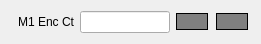
  <widget class="QWidget" name="layoutWidget_28">
   <property name="geometry">
    <rect>
     <x>680</x>
     <y>190</y>
     <width>261</width>
     <height>26</height>
    </rect>
   </property>
   <layout class="QHBoxLayout" name="horizontalLayout_33">
    <item>
     <widget class="QLabel" name="m1encct_label">
      <property name="text">
       <string>M1 Enc Ct</string>
      </property>
      <property name="alignment">
       <set>Qt::AlignRight|Qt::AlignTrailing|Qt::AlignVCenter</set>
      </property>
     </widget>
    </item>
    <item>
     <widget class="QLineEdit" name="m1encct_readvalue">
      <property name="maximumSize">
       <size>
        <width>90</width>
        <height>16777215</height>
       </size>
      </property>
      <property name="text">
       <string/>
      </property>
     </widget>
    </item>
    <item>
     <widget class="QRadioButton" name="m1_enc_dir_rev_indicator">
      <property name="maximumSize">
       <size>
        <width>34</width>
        <height>16777215</height>
       </size>
      </property>
      <property name="styleSheet">
       <string notr="true">QRadioButton::indicator:checked {
    background-color:       red;
    border:                 1px solid white;
}

QRadioButton::indicator:unchecked {
    background-color:       grey;
    border:                 1px solid black;
}
QRadioButton::indicator{

width: 30px;
height: 15px;
}
</string>
      </property>
      <property name="text">
       <string/>
      </property>
      <property name="checked">
       <bool>false</bool>
      </property>
      <property name="autoExclusive">
       <bool>false</bool>
      </property>
     </widget>
    </item>
    <item>
     <widget class="QRadioButton" name="m1_enc_dir_fwd_indicator">
      <property name="maximumSize">
       <size>
        <width>34</width>
        <height>16777215</height>
       </size>
      </property>
      <property name="styleSheet">
       <string notr="true">QRadioButton::indicator:checked {
    background-color:       red;
    border:                 1px solid white;
}

QRadioButton::indicator:unchecked {
    background-color:       grey;
    border:                 1px solid black;
}
QRadioButton::indicator{

width: 30px;
height: 15px;
}
</string>
      </property>
      <property name="text">
       <string/>
      </property>
      <property name="checked">
       <bool>false</bool>
      </property>
      <property name="autoExclusive">
       <bool>false</bool>
      </property>
     </widget>
    </item>
   </layout>
  </widget>
